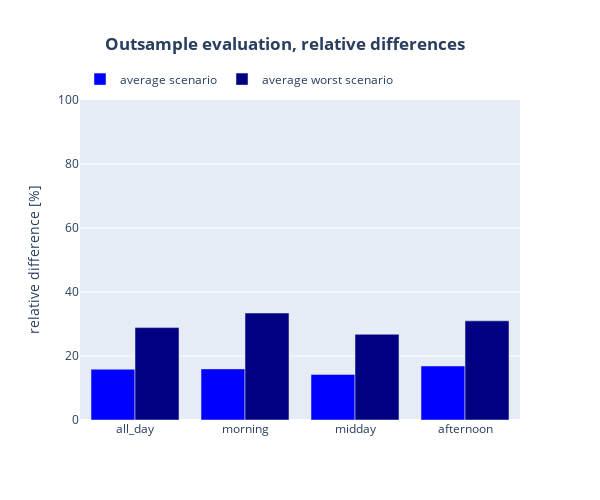

The cell this chart's notebook holds for it:
### Code cell
fig = make_subplots(rows=1, cols=1,)
fig.update_layout(title="<b>Outsample evaluation, relative differences<b>",
                  title_pad_l=75,
                  height=500,
                  width=600,
                  yaxis_title="relative difference [%]")

fig.update_yaxes(range=[0, 100])

fig.add_trace(go.Bar(y=rel_diffs, 
                     name="average scenario",
                     marker=dict(color=["blue"]*len(rel_diffs)),
                     x=["all_day", "morning", "midday", "afternoon"],), row=1, col=1)

fig.add_trace(go.Bar(y=rel_diffs_worst,
                     name="average worst scenario",
                     marker=dict(color=["navy"]*len(rel_diffs_worst)),
                     x=["all_day", "morning", "midday", "afternoon"],), row=1, col=1)

fig.update_layout(legend=dict(
                            orientation='h',  # Set the orientation to 'h' for horizontal
                            yanchor='bottom',  # Anchor the legend to the bottom
                            y=1.02,  # Adjust the y position to place the legend below the figure
                            xanchor='left',  # Anchor the legend to the left
                            x=0  # Adjust the x position if necessary
                        ),)

### Figure 1 — Plotly figure (JSON) as saved in the notebook; plotly's stock layout.template omitted (floating-point values rounded to 4 significant figures)
{"data": [{"marker": {"color": ["blue", "blue", "blue", "blue"]}, "name": "average scenario", "type": "bar", "x": ["all_day", "morning", "midday", "afternoon"], "xaxis": "x", "y": [15.88, 15.97, 14.25, 16.89], "yaxis": "y"}, {"marker": {"color": ["navy", "navy", "navy", "navy"]}, "name": "average worst scenario", "type": "bar", "x": ["all_day", "morning", "midday", "afternoon"], "xaxis": "x", "y": [28.88, 33.43, 26.78, 30.99], "yaxis": "y"}], "layout": {"height": 500, "legend": {"orientation": "h", "x": 0, "xanchor": "left", "y": 1.02, "yanchor": "bottom"}, "title": {"pad": {"l": 75}, "text": "<b>Outsample evaluation, relative differences<b>"}, "width": 600, "xaxis": {"anchor": "y", "domain": [0, 1]}, "yaxis": {"anchor": "x", "domain": [0, 1], "range": [0, 100], "title": {"text": "relative difference [%]"}}}}
